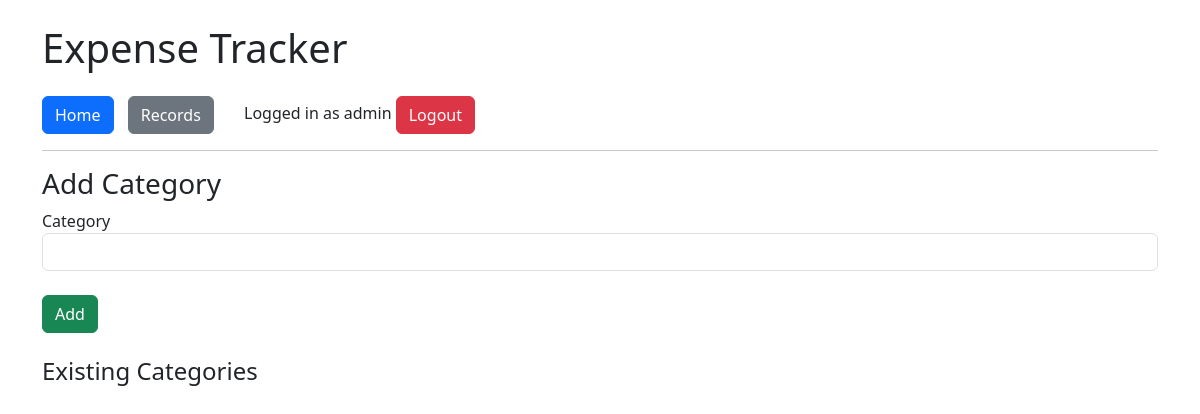
The app's page /categories/ (signed in), older data.
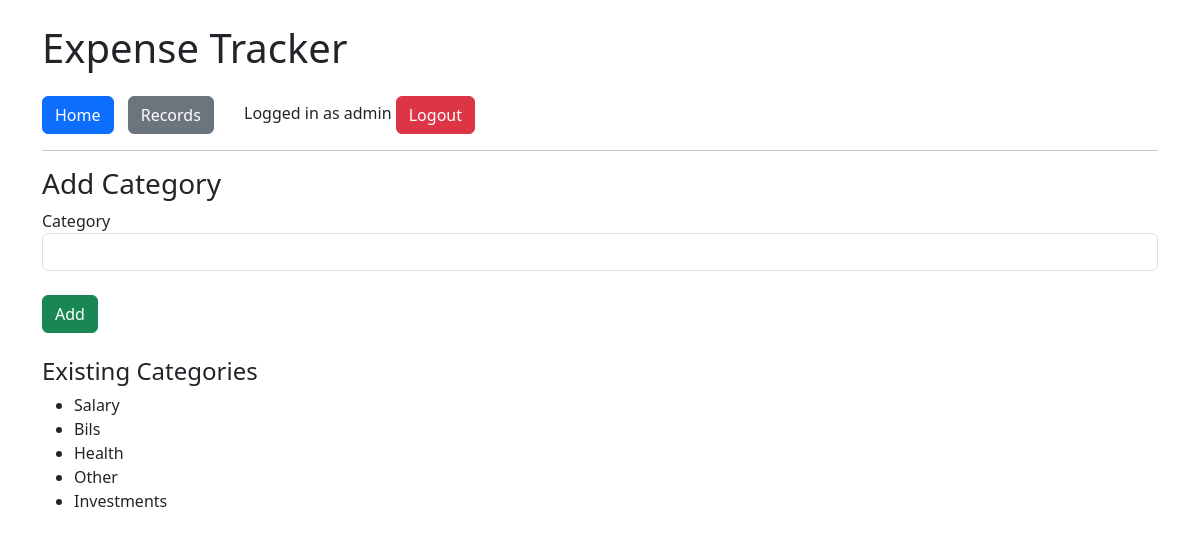
The same page, newer data.
### models/models.py (models this page shows, shortened)
class User(db.Model, UserMixin):
    id = db.Column(db.Integer, primary_key=True)
    username = db.Column(db.String(50), unique=True, nullable=False)
    password = db.Column(db.String(200), nullable=False)
    records = db.relationship("Record", backref="user", lazy=True)
    categories = db.relationship("Category", backref="user", lazy=True)

class Category(db.Model):
    id = db.Column(db.Integer, primary_key=True)
    name = db.Column(db.String(50), nullable=False)
    user_id = db.Column(db.Integer, db.ForeignKey("user.id"), nullable=False)

### routes/categories.py (the view)
@categories_bp.route("/", methods=["GET", "POST"])
@login_required
def add_category():
    if request.method == "POST":
        category = Category(name=request.form["category"], user_id=current_user.id)
        db.session.add(category)
        db.session.commit()
        return redirect(url_for("categories.add_category"))
    categories = Category.query.filter_by(user_id=current_user.id).all()
    return render_template("add_category.html", categories=categories)

### app.py (called while the page is built)
def create_app():
    app = Flask(__name__)
    app.config.from_object(Config)
    db.init_app(app)
    from routes.auth import auth_bp
    from routes.home import home_bp
    from routes.records import records_bp
    from routes.categories import categories_bp
    app.register_blueprint(auth_bp)
    app.register_blueprint(home_bp)
    app.register_blueprint(records_bp)
    app.register_blueprint(categories_bp)
    login_manager = LoginManager()
    login_manager.init_app(app)
    login_manager.login_view = "auth.login"
    @login_manager.user_loader
    def load_user(user_id):
        return User.query.get(int(user_id))
    return app

### templates/add_category.html
{% extends "base.html" %}
{% block content %}
<h3>Add Category</h3>
<form method="POST">
    <label>Category</label>
    <input type="text" name="category" class="form-control" required>
    <br>
    <button type="submit" class="btn btn-success">Add</button>
</form>
<h4 class="mt-4">Existing Categories</h4>
<ul>
    {% for cat in categories %}
        <li>{{ cat.name }}</li>
    {% endfor %}
</ul>
{% endblock %}

### templates/base.html (shortened to what this page needs)
<!DOCTYPE html>
<html>
<head>
	<link rel="stylesheet" href="{{ url_for('static', filename='css/style.css') }}">
	<link rel="stylesheet" href="https://cdn.jsdelivr.net/npm/bootstrap@5.3.0/dist/css/bootstrap.min.css">
</head>
<body class="container mt-4">
	<h1 class="mb-4">Expense Tracker</h1>
	<nav>
		<a href="{{ url_for('home.index') }}" class="btn btn-primary">Home</a>
		<a href="{{ url_for('records.list_records') }}" class="btn btn-secondary">Records</a>
		{% if current_user.is_authenticated %}
        <span class="ms-3">Logged in as {{ current_user.username }}</span>
        <a href="{{ url_for('auth.logout') }}" class="btn btn-danger">Logout</a>
    {% else %}
        <a href="{{ url_for('auth.login') }}" class="btn btn-success">Login</a>
        <a href="{{ url_for('auth.register') }}" class="btn btn-info">Register</a>
    {% endif %}
	</nav>
	<hr>
	{% block content %}{% endblock %}
</body>
</html>

### static/css/style.css (style rules this page uses)
body { background-color: #f8f9fa; font-family: Arial, sans-serif; }
h1, h3 { color: #333; }
nav a { margin-right: 10px; }

Row changes from the older to the newer data that the page shows:
added Category: name "Salary"
added Category: name "Bils"
added Category: name "Health"
added Category: name "Other"
added Category: name "Investments"
